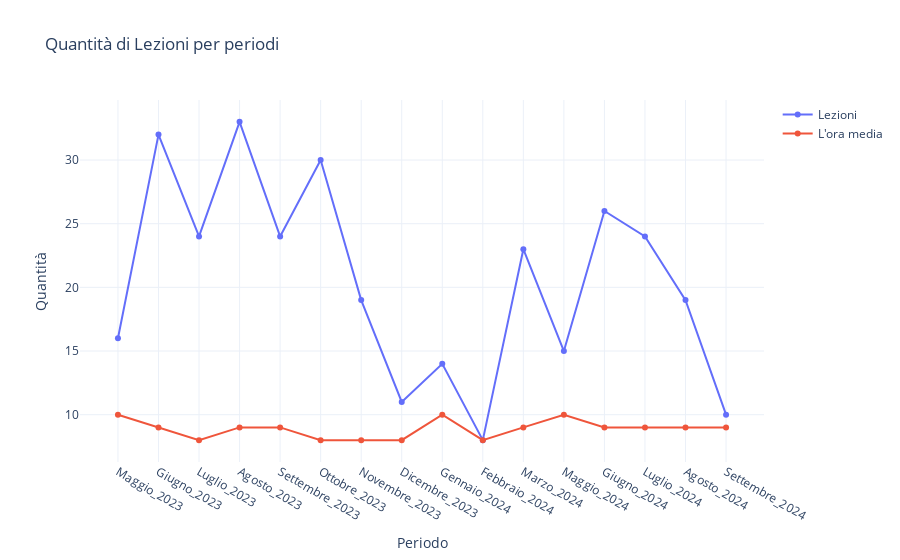

Notebook cell for this chart:
### Code cell
def grafico_di_linea(list_dic, names, title, xaxis_title, yaxis_title, legend_title):
    # Crea il grafico a linee
    fig = go.Figure()

    # Itera attraverso i dizionari e i nomi
    for dic, name in zip(list_dic, names):
        fig.add_trace(go.Scatter(x=list(dic.keys()), y=list(dic.values()), 
                                 mode='lines+markers', name=name))

    # Aggiungi titolo e etichette agli assi
    fig.update_layout(
        title=title,
        xaxis_title=xaxis_title,
        yaxis_title=yaxis_title,
        legend_title=legend_title,
        template='plotly_white',
        xaxis=dict(
            tickmode='linear'  # Forza la visualizzazione di tutti i mesi sull'asse X
        )
    )

    # Mostra il grafico
    fig.show()

# Esempio di chiamata alla funzione
grafico_di_linea(
    list_dic=[dizionario_ordinato, ora_media], 
    names=['Lezioni', "L'ora media"], 
    title='Quantità di Lezioni per periodi', 
    xaxis_title='Periodo', 
    yaxis_title='Quantità', 
    legend_title=''
)

### Figure 1 — Plotly figure (JSON) as saved in the notebook; plotly's stock layout.template omitted (floating-point values rounded to 4 significant figures)
{"data": [{"mode": "lines+markers", "name": "Lezioni", "type": "scatter", "x": ["Maggio_2023", "Giugno_2023", "Luglio_2023", "Agosto_2023", "Settembre_2023", "Ottobre_2023", "Novembre_2023", "Dicembre_2023", "Gennaio_2024", "Febbraio_2024", "Marzo_2024", "Maggio_2024", "Giugno_2024", "Luglio_2024", "Agosto_2024", "Settembre_2024"], "y": [16, 32, 24, 33, 24, 30, 19, 11, 14, 8, 23, 15, 26, 24, 19, 10]}, {"mode": "lines+markers", "name": "L'ora media", "type": "scatter", "x": ["Maggio_2023", "Giugno_2023", "Luglio_2023", "Agosto_2023", "Settembre_2023", "Ottobre_2023", "Novembre_2023", "Dicembre_2023", "Gennaio_2024", "Febbraio_2024", "Marzo_2024", "Maggio_2024", "Giugno_2024", "Luglio_2024", "Agosto_2024", "Settembre_2024"], "y": [10, 9, 8, 9, 9, 8, 8, 8, 10, 8, 9, 10, 9, 9, 9, 9]}], "layout": {"legend": {"title": {"text": ""}}, "title": {"text": "Quantità di Lezioni per periodi"}, "xaxis": {"tickmode": "linear", "title": {"text": "Periodo"}}, "yaxis": {"title": {"text": "Quantità"}}}}
